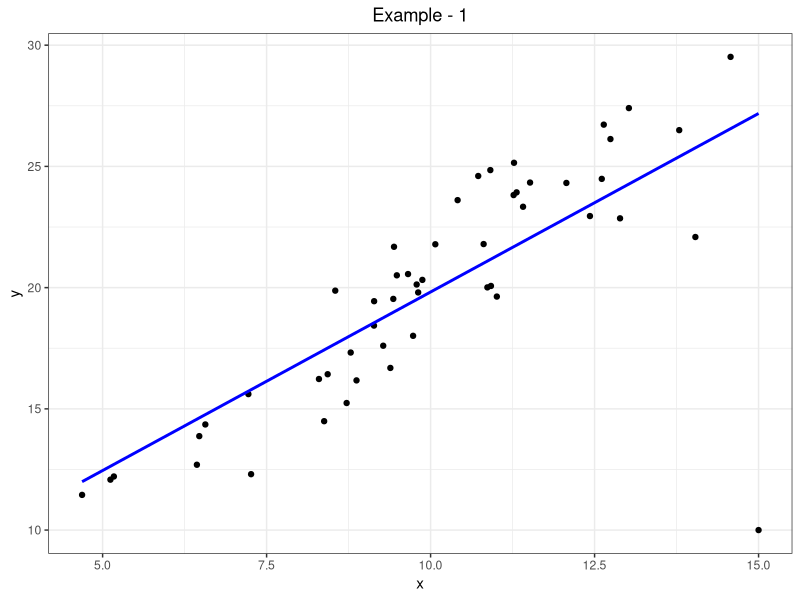
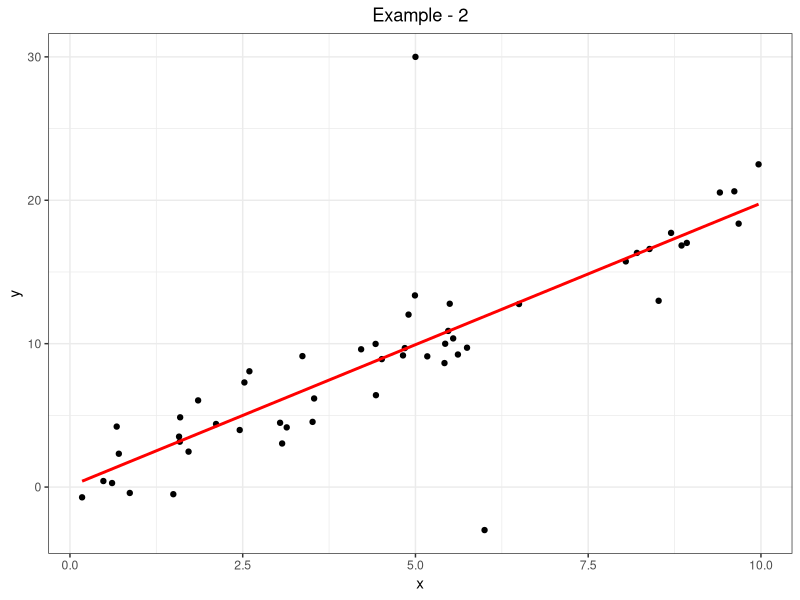
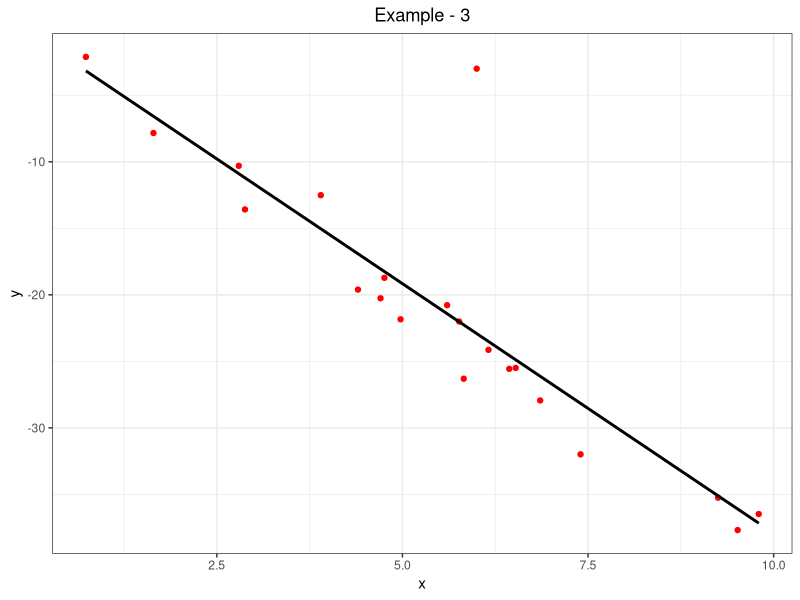
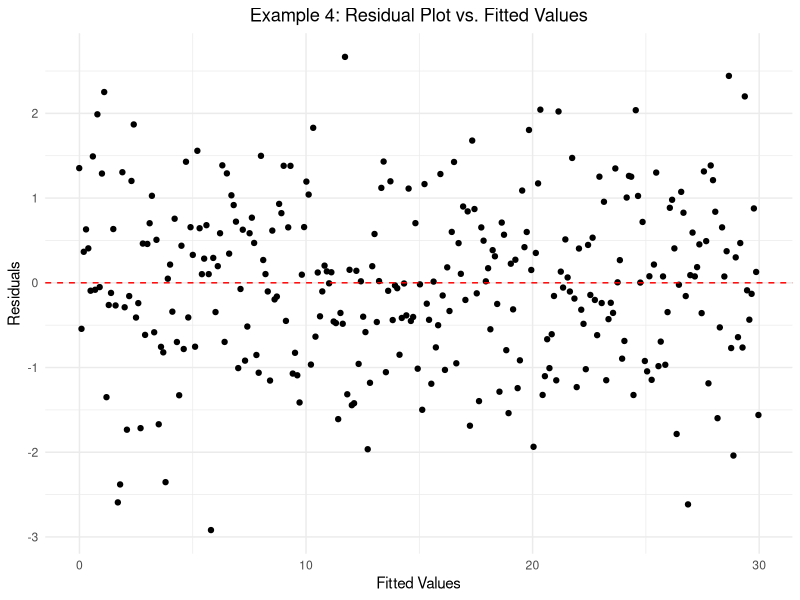
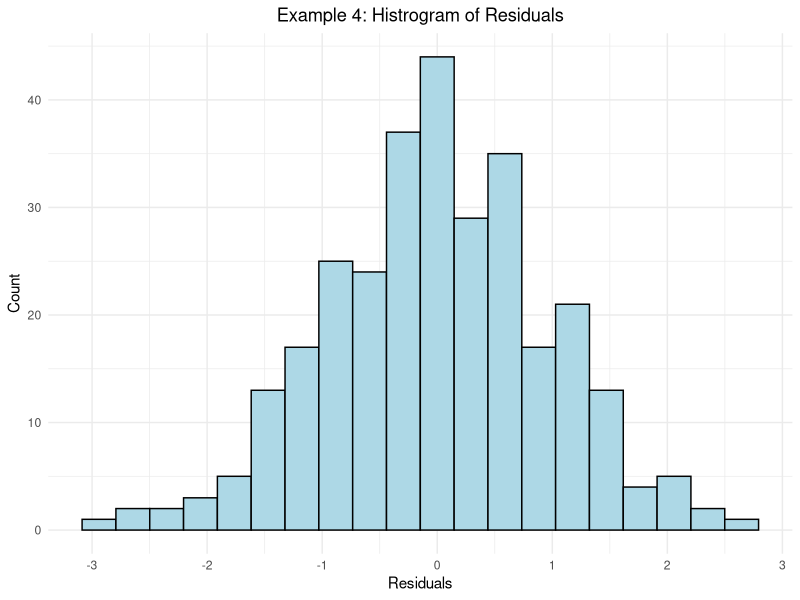
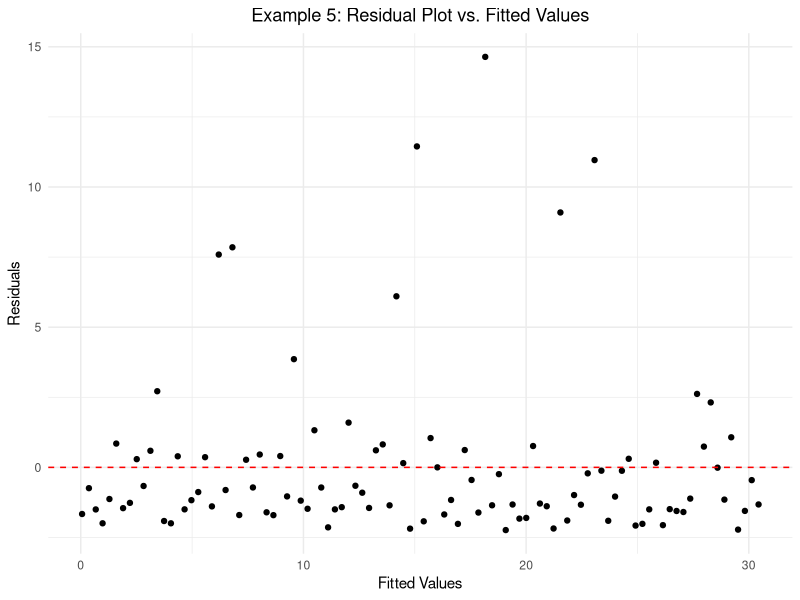
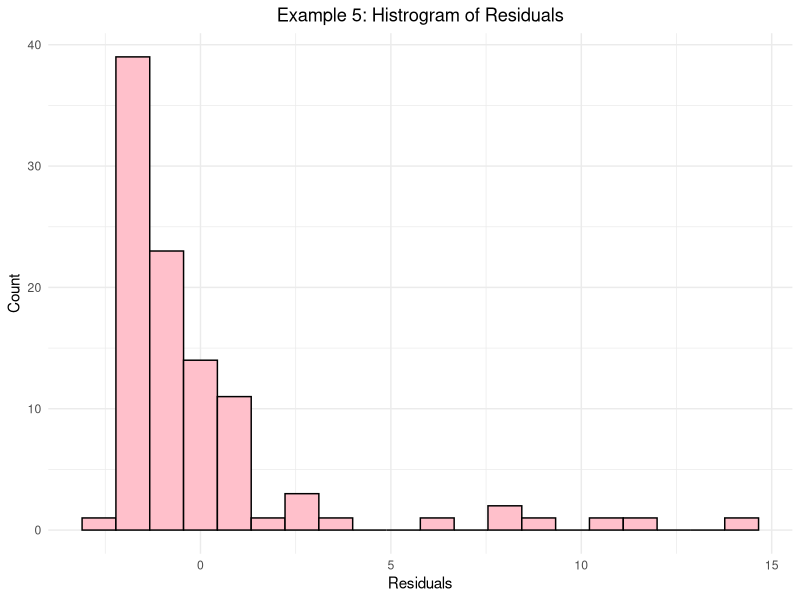

Here is the R script that generated these plots, in order:
## ---- chunk 1
library(ggplot2)                  ## Data Visulization
## ---- chunk 2
set.seed(42)

# 1. Outlier detection
x1 <- rnorm(50, mean = 10, sd = 2)
y1 <- 2 * x1 + rnorm(50, sd = 2)
# Add an outlier
x1 <- c(x1, 15)
y1 <- c(y1, 10)

df_outlier <- data.frame(x = x1, y = y1)

ggplot(df_outlier, aes(x = x, y = y)) +
  geom_point() +
  geom_smooth(method = "lm", se = FALSE, color = "blue") +
  ggtitle("Example - 1") +
  theme_bw() +
  theme(plot.title = element_text(hjust = 0.5)) 
## ---- chunk 3
# 2. Leverage
x2 <- c(runif(50, 0, 10))
y2 <- c(2 * x2 + rnorm(50, sd = 2))  # High x-value but normal y-value

# Add an outlier
x2 <- c(x2, 5, 6)
y2 <- c(y2, 30, -3)

df_leverage <- data.frame(x = x2, y = y2)

ggplot(df_leverage, aes(x = x, y = y)) +
  geom_point() +
  geom_smooth(method = "lm", se = FALSE, color = "red") +
  ggtitle("Example - 2") +
  theme_bw() +
  theme(plot.title = element_text(hjust = 0.5)) 
  
## ---- chunk 4
# 3. Influence
n3 <- 20
x3 <- c(runif(n3, 0, 10))
y3 <- c(-4 * x3 + rnorm(n3, sd = 1.5))  # High x-value and weird y-value

# Add an outlier
x3 <- c(x3,  6)
y3 <- c(y3, -3)


df_influence <- data.frame(x = x3, y = y3)



ggplot(df_influence, aes(x = x, y = y)) +
  geom_point(color =  "red") +
  geom_smooth(method = "lm", se = FALSE, color = "black") +
  ggtitle("Example - 3") +
  theme_bw() +
  theme(plot.title = element_text(hjust = 0.5)) 
  
## ---- chunk 5
# Load necessary library
library(ggplot2)

# 4. Good Residual Plot
set.seed(42)
n4 <- 300
x_good <- seq(0, 10, length.out = n4)
y_good <- 3 * x_good + rnorm(n4, sd = 0.98)
model_good <- lm(y_good ~ x_good)

# Create data frame for residuals
df_good_resid <- data.frame(
  fitted = fitted(model_good),
  residuals = resid(model_good)
)

ggplot(df_good_resid, aes(x = fitted, y = residuals)) +
  geom_point() +
  geom_hline(yintercept = 0, color = "red", linetype = "dashed") +
  labs(title = "Example 4: Residual Plot vs. Fitted Values",
       x = "Fitted Values",
       y = "Residuals") +
  theme_minimal() +
  theme(plot.title = element_text(hjust = 0.5))


## ---- chunk 6
ggplot(df_good_resid, aes(x = residuals)) +
  geom_histogram(bins = 20, color = "black", fill = "lightblue") +
  labs(title = "Example 4: Histrogram of Residuals",
       x = "Residuals",
       y = "Count") +
  theme_minimal() +
  theme(plot.title = element_text(hjust = 0.5))
## ---- chunk 7
# 5. Bad Residual Plot (Heteroscedasticity)
set.seed(42)
n5 <- 100
x_bad <- seq(0, 10, length.out = n5)

# Generate right-skewed errors
error_skewed <- rexp(n5, rate = 1/2) - 2  # Shifted exponential to center closer to 0
# Why subtract 2? Otherwise, all errors are positive. Shifting centers it near 0 but still skewed right.

y_bad <- 3 * x_bad + error_skewed
model_bad <- lm(y_bad ~ x_bad)

# Create data frame for residuals
df_bad_resid <- data.frame(
  fitted = fitted(model_bad),
  residuals = resid(model_bad)
)

ggplot(df_bad_resid, aes(x = fitted, y = residuals)) +
  geom_point() +
  geom_hline(yintercept = 0, color = "red", linetype = "dashed") +
  labs(title = "Example 5: Residual Plot vs. Fitted Values",
       x = "Fitted Values",
       y = "Residuals") +
  theme_minimal() +
  theme(plot.title = element_text(hjust = 0.5))


## ---- chunk 8
ggplot(df_bad_resid, aes(x = residuals)) +
  geom_histogram(bins = 20, color = "black", fill = "pink") +
  labs(title = "Example 5: Histrogram of Residuals",
       x = "Residuals",
       y = "Count") +
  theme_minimal()  +
  theme(plot.title = element_text(hjust = 0.5))

